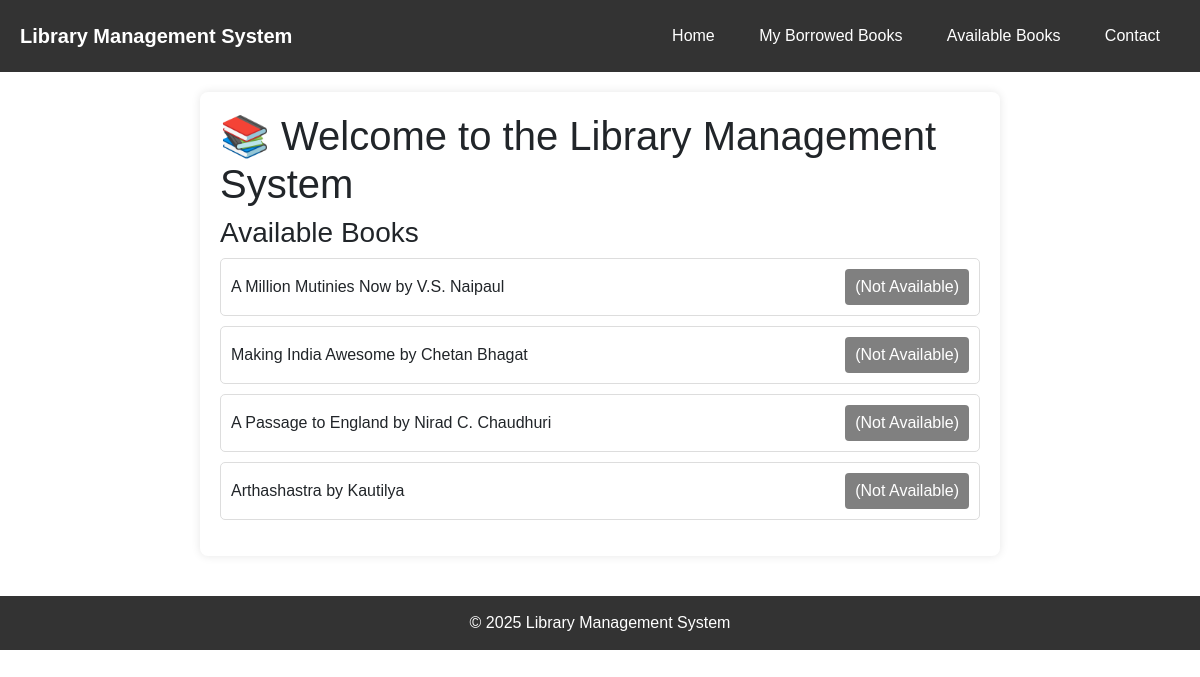
The page / on the database its author committed.
### library_app/models.py (models this page shows, shortened)
class Book(models.Model):
    title = models.CharField(max_length=200)
    author = models.CharField(max_length=100)
    isbn = models.CharField(max_length=13, unique=True)
    available = models.BooleanField(default=True)

### library_app/views.py (the view)
# urls.py: 2. Add a URL to urlpatterns:  path('', views.home, name='home')
def home(request):
    books = Book.objects.all()
    return render(request, 'library_app/home.html', {'books': books})

### library_app/templates/library_app/home.html (shortened to what this page needs)
<!DOCTYPE html>
<html lang="en">
<head>
    <link href="https://cdn.jsdelivr.net/npm/bootstrap@5.3.3/dist/css/bootstrap.min.css" rel="stylesheet">
</head>
<body>
    <div class="navbar">
        <div class="project-name">Library Management System</div>
        <div>
            <a href="/">Home</a>
            <a href="{% url 'borrow_list' %}">My Borrowed Books</a>
            <a href="{% url 'book_list' %}">Available Books</a>
            <a href="{% url 'contact' %}">Contact</a>
        </div>
    </div>
    <div class="container">
        <h1>📚 Welcome to the Library Management System</h1>
        <h3>Available Books</h3>
        <ul class="books">
            {% for book in books %}
                <li>
                    <span>{{ book.title }} by {{ book.author }}</span>
                    {% if book.available %}
                        <a href="{% url 'borrow_book' book.id %}">Borrow</a>
                    {% else %}
                        <a class="disabled">(Not Available)</a>
                    {% endif %}
                </li>
            {% empty %}
                <li>No books available.</li>
            {% endfor %}
        </ul>
    </div>
    <div class="footer">
        &copy; 2025 Library Management System
    </div>
</body>
</html>

### library_app/templates/library_app/home.html (style rules this page uses)
body { font-family: Arial, sans-serif; margin: 0; padding: 0; background-color: #f4f4f4; background: url('https://i.pinimg.com/736x/e1/d6/ac/e1d6ac269330ab5677434678e2feb8bc.jpg') no-repeat center center fixed; background-size: cover; display: flex; flex-direction: column; min-height: 100vh; }
.navbar { background-color: #333; overflow: hidden; padding: 10px 20px; display: flex; justify-content: space-between; align-items: center; }
.navbar .project-name { color: white; font-size: 20px; font-weight: bold; }
.navbar a { color: white; text-decoration: none; padding: 14px 20px; display: inline-block; }
.container { max-width: 800px; margin: 20px auto; background: white; padding: 20px; border-radius: 8px; box-shadow: 0px 0px 10px rgba(0, 0, 0, 0.1); }
.books { list-style: none; padding: 0; }
.books li { padding: 10px; background: #fff; border: 1px solid #ddd; margin-bottom: 10px; border-radius: 5px; display: flex; justify-content: space-between; align-items: center; }
.books a { padding: 6px 10px; background: #28a745; color: white; text-decoration: none; border-radius: 4px; }
.books a.disabled { background: gray; pointer-events: none; }
.footer { text-align: center; padding: 15px; background: #333; color: white; margin-top: 20px; }

### rows shown on the page
Book: title "A Million Mutinies Now", author "V.S. Naipaul", available "(Not Available)"
Book: title "Making India Awesome", author "Chetan Bhagat", available "(Not Available)"
Book: title "A Passage to England", author "Nirad C. Chaudhuri", available "(Not Available)"
Book: title "Arthashastra", author "Kautilya", available "(Not Available)"
